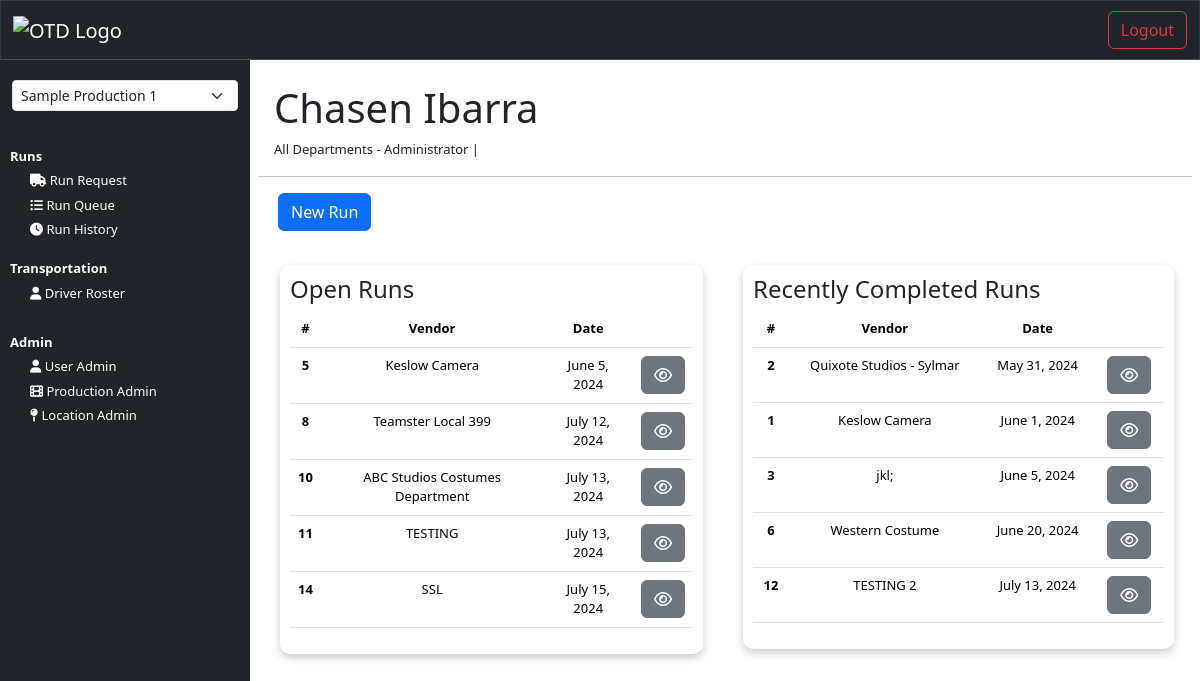
The page /dashboard (signed in) on the database its author committed.
### core/models.py (models this page shows, shortened)
class NewUser(AbstractBaseUser, PermissionsMixin):
    email = models.EmailField(_('email address'), unique=True)
    user_name = models.CharField(max_length=150, unique=True)
    first_name = models.CharField(max_length=150)
    last_name = models.CharField(max_length=150)
    start_date = models.DateTimeField(default=timezone.now)
    is_staff = models.BooleanField(default=False)
    is_active = models.BooleanField(default=False)
    production_title = models.CharField(max_length=150)
    phone_number = models.CharField(max_length=20)
    department = models.CharField(max_length=150, blank=True)
    job_title = models.CharField(max_length=150, blank=True)
    productions = models.ManyToManyField('Production', related_name='users', blank=True)
    objects = CustomAccountManager()
    USERNAME_FIELD = 'email'
    REQUIRED_FIELDS = ['user_name', 'first_name']

### transportation/models.py (models this page shows, shortened)
class RunRequest(models.Model):
    production_title = models.CharField(max_length=150, null=True)
    create_date = models.DateField(auto_now_add=True)
    requester_name = models.CharField(max_length=100)
    requester_phone = models.CharField(max_length=15)
    requester_email = models.CharField(max_length=255)
    requester_department = models.CharField(max_length=100)
    run_date = models.DateField()
    ready_time = models.TimeField(null=True, blank=True)
    need_by_this_time = models.TimeField(null=True, blank=True)
    run_type = models.CharField(null=True, max_length=50)
    pickup_name = models.CharField(max_length=100)
    pickup_phone = models.CharField(max_length=15, null=True, blank=True)
    pickup_address_1 = models.CharField(max_length=100)
    pickup_address_2 = models.CharField(max_length=100, null=True, blank=True)
    pickup_city = models.CharField(max_length=100)
    pickup_state = models.CharField(max_length=2)
    pickup_zip = models.CharField(max_length=10)
    run_details = models.TextField(max_length=500)
    dropoff_name = models.CharField(max_length=100, blank=True)
    dropoff_phone = models.CharField(max_length=15, blank=True)
    dropoff_address_1 = models.CharField(max_length=100, blank=True)
    dropoff_address_2 = models.CharField(max_length=100, null=True, blank=True)
    dropoff_city = models.CharField(max_length=100, blank=True)
    dropoff_state = models.CharField(max_length=2, blank=True)
    dropoff_zip = models.CharField(max_length=10, blank=True)
    run_details_2 = models.TextField(max_length=500, null=True, blank=True)
    stop_3_name = models.CharField(max_length=100, blank=True)
    stop_3_phone = models.CharField(max_length=15, blank=True)
    stop_3_address_1 = models.CharField(max_length=100, blank=True)
    stop_3_address_2 = models.CharField(max_length=100, null=True, blank=True)
    stop_3_city = models.CharField(max_length=100, blank=True)
    stop_3_state = models.CharField(max_length=2, blank=True)
    stop_3_zip = models.CharField(max_length=10, blank=True)
    run_details_3 = models.TextField(max_length=500, null=True, blank=True)
    stop_4_name = models.CharField(max_length=100, blank=True)
    stop_4_phone = models.CharField(max_length=15, blank=True)
    stop_4_address_1 = models.CharField(max_length=100, blank=True)
    stop_4_address_2 = models.CharField(max_length=100, null=True, blank=True)
    stop_4_city = models.CharField(max_length=100, blank=True)
    stop_4_state = models.CharField(max_length=2, blank=True)
    stop_4_zip = models.CharField(max_length=10, blank=True)
    run_details_4 = models.TextField(max_length=500, null=True, blank=True)
    stop_5_name = models.CharField(max_length=100, blank=True)
    stop_5_phone = models.CharField(max_length=15, blank=True)
    stop_5_address_1 = models.CharField(max_length=100, blank=True)
    stop_5_address_2 = models.CharField(max_length=100, null=True, blank=True)
    stop_5_city = models.CharField(max_length=100, blank=True)
    stop_5_state = models.CharField(max_length=2, blank=True)
    stop_5_zip = models.CharField(max_length=10, blank=True)
    run_details_5 = models.TextField(max_length=500, null=True, blank=True)
    stop_6_name = models.CharField(max_length=100, blank=True)
    stop_6_phone = models.CharField(max_length=15, blank=True)
    stop_6_address_1 = models.CharField(max_length=100, blank=True)
    stop_6_address_2 = models.CharField(max_length=100, null=True, blank=True)
    stop_6_city = models.CharField(max_length=100, blank=True)
    stop_6_state = models.CharField(max_length=2, blank=True)
    stop_6_zip = models.CharField(max_length=10, blank=True)
    run_details_6 = models.TextField(max_length=500, null=True, blank=True)
    purchase_order = models.CharField(max_length=20, null=True, blank=True)
    vendor_invoice  = models.CharField(max_length=20, null=True, blank=True)
    run_status = models.CharField(max_length=20, null=True, blank=True)
    truck_size = models.CharField(max_length=50, null=True, blank=True)
    assigned_driver = models.CharField(max_length=100, null=True, blank=True)
    transportation_notes = models.TextField(max_length=2000, null=True, blank=True)
    driver_notes = models.TextField(max_length=2000, null=True, blank=True)

### interface/views.py (the view)
# urls.py: path('dashboard', views.dashboard, name="dashboard"),
@login_required(login_url='login')  # Ensure 'login' is the correct URL name
def dashboard(request):
    runs = RunRequest.objects.all().order_by('run_date')
    user = get_object_or_404(NewUser, id=request.user.id)
    user_productions = user.productions.filter(is_active=True)[:5]
    production_title_in_session = request.session.get('production_title')
    if production_title_in_session:
        runs = runs.filter(production_title=production_title_in_session)
    completed_runs = runs.filter(run_status="Completed")[:5]
    open_runs = runs.filter(run_status="Open")[:5]
    current_date = timezone.now().date()
    context = {
        'runs': runs,
        'completed_runs': completed_runs,
        'open_runs': open_runs,
        'user_productions': user_productions,
    }
    return render(request, 'interface/dashboard.html', context=context)

### interface/templates/interface/dashboard.html (shortened to what this page needs)
{% extends 'interface/layout.html' %}
{% block content %}
    <main>
        <div class="mx-3 pt-3 dashboard-user-info">
            <h1>{{ user.first_name }} {{ user.last_name }} </h1>
            <p>{{ request.session.department }} - {{ request.session.job_title }} | {{ request.session.production_title }}</p>
        </div>
        <hr>
        <div class="container">
            <div class="row px-2">
                <div class=" col-12">
                    <a href="{% url 'new_run' %}" title="new_run">
                        <button class="btn btn-primary">New Run</button>
                    </a>
                    <br><br>
                </div>
            </div>
            <div class="row">
                <div class=" col-12 col-lg-6 mb-2">
                    <div class="card-body">
                        <div class="card-title">
                            <h4>Open Runs</h4>
                        </div>
                        <table class="table">
                            <thead>
                                <tr>
                                    <th scope="col">#</th>
                                    <th scope="col">Vendor</th>
                                    <th scope="col">Date</th>
                                    <th scope="col"></th>
                                </tr>
                            </thead>
                            <tbody>
                                {% for run in open_runs %}
                                    <tr class="{% if run.run_date < current_date %}table-danger{% endif %}">
                                        <th scope="row">{{ run.id }}</th>
                                        <td>{{ run.pickup_name }}</td>
                                        <td>{{ run.run_date }}</td>
                                        <td>
                                            <a class="btn btn-secondary" href="{% url 'view_run' run.id %}" title="view_run"><i class="fa fa-eye"></i></a>
                                        </td>
                                    </tr>
                                {% endfor %}
                            </tbody>
                        </table>
                    </div>
                </div>
                <div class="col-12 col-lg-6 px-2 mb-2">
                    <div class="card-body">
                        <div class="card-title">
                          <h4>Recently Completed Runs</h4>
                        </div>
                        <table class="table">
                            <thead>
                                <tr>
                                    <th scope="col">#</th>
                                    <th scope="col">Vendor</th>
                                    <th scope="col">Date</th>
                                    <th scope="col"></th>
                                </tr>
                            </thead>
                            <tbody>
                                {% for run in completed_runs %}
                                    <tr>
                                        <th scope="row">{{ run.id }}</th>
                                        <td>{{ run.pickup_name }}</td>
                                        <td>{{ run.run_date }}</td>
                                        <td>
                                            <a class="btn btn-secondary" href="{% url 'view_run' run.id %}" title="view_run"><i class="fa fa-eye"></i></a>
                                        </td>
                                    </tr>
                                {% endfor %}
                            </tbody>
                        </table>
                    </div>
                </div>
            </div>
            <br>
        </div>
    </main>
{% endblock %}

### static/css/style.css (style rules this page uses)
body { padding: 0; margin: 0; background-color: white; }
main { margin: 0; padding: 0; }
.card-body { padding: 20px; margin: 20px; border-radius: 10px; box-shadow: 0 4px 8px 0 rgba(0,0,0,0.2); background-color: white; }
.dashboard-user-info p { padding: 0; margin: 0; font-size: small; font-weight: thin; }
td, th { text-align: center; }
@media (min-width: 768px) { .card-body { padding: 10px; margin: 10px; font-size: small; } }
@media (min-width: 994px) { th { white-space: nowrap; } }

### rows shown on the page
NewUser: first_name "Chasen", last_name "Ibarra", session.job_title "Administrator"
RunRequest: id "5", pickup_name "Keslow Camera", run_date "June 5, 2024"
RunRequest: id "8", pickup_name "Teamster Local 399", run_date "July 12, 2024"
RunRequest: id "10", pickup_name "ABC Studios Costumes Department", run_date "July 13, 2024"
RunRequest: id "11", pickup_name "TESTING", run_date "July 13, 2024"
RunRequest: id "14", pickup_name "SSL", run_date "July 15, 2024"
RunRequest: id "2", pickup_name "Quixote Studios - Sylmar", run_date "May 31, 2024"
RunRequest: id "1", pickup_name "Keslow Camera", run_date "June 1, 2024"
RunRequest: id "3", pickup_name "jkl;", run_date "June 5, 2024"
RunRequest: id "6", pickup_name "Western Costume", run_date "June 20, 2024"
RunRequest: id "12", pickup_name "TESTING 2", run_date "July 13, 2024"

### other values the page prints
{{ request.session.department }} "All Departments"
form field production_title "Sample Production 1"
